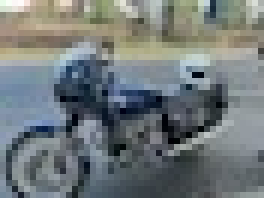
#> input picture conv_matrix/moto_comp.jpeg, 44 x 33 px, found by its file name (shown 6 times larger)
$ python SVD.py
#> lines starting #> are read from the running program, lines starting #| are printed output that depends on the picture
### conv_matrix/ImageProcessorPeriod.py
import numpy as np
import matplotlib.pyplot as plt
import cv2
import scipy.sparse

class ImageProcessorPeriod:
    def __init__(self,P):
        """Input a probe which is square"""
        self.P = P
        if self.P.shape[0] != self.P.shape[1]:
            raise ValueError("Probe must be square")
        self.M = self.P.shape[0]

    def input_image(self,image_path):
        """Let the user input an image path"""

        self.image_path = image_path
        self.X = plt.imread(image_path)
#> self.X is the input picture: shape (33, 44, 3); mean R, G, B 113.7, 120.9, 121.9
        self.Xg = cv2.cvtColor(self.X, cv2.COLOR_BGR2GRAY)
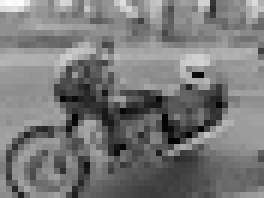
#> self.Xg: shape (33, 44) (shown 6 times larger); min 1, max 252, mean 120.4
        self.image = self.make_square(self.Xg)

        self.N = self.image.shape[0]

    def input_matrix(self,X):
        self.image = self.make_square(X)
        self.N = self.image.shape[0]

    def make_square(self, image):
        """
        Generate a square image from the original image
        """
        if len(np.shape(image)) !=2:
            raise ValueError ("Image must be two dimensiona")
        smallest_dim = [np.argmin(image.shape), np.min(image.shape)]
#> smallest_dim = [0, 33]
        dim = smallest_dim[0]
#> dim = 0
        if dim == 0:
            image_new = image[:, :smallest_dim[1]]
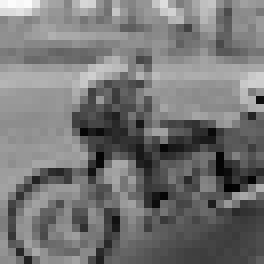
#> image_new: shape (33, 33) (shown 8 times larger); min 1, max 252, mean 117.1
        else:
            image_new = image[:smallest_dim[1], :]
        return image_new

    def display_image(self, image):
        plt.imshow(image, cmap='gray')
        plt.show()


    def create_convolution_2(self):
        """
        This is the main loop. THis will output the Topelitz. This depends on the image size and the probe size

        OUTPUT: Filled in Toeplitz matrix A
        """
        p_flat = self.P.flatten()
        p_row_len = self.P.shape[0]  # Assuming p is a 3x3 matrix
        self.aa = np.zeros(self.M**2 * self.N ** 2, dtype=float)
#> self.aa = 9801 values from 0 to 0
        self.ii = np.zeros(self.N ** 2, dtype=int)
#> self.ii = 1089 values from 0 to 0
        self.jj = np.zeros(self.M**2 * self.N ** 2, dtype=int)
#> self.jj = 9801 values from 0 to 0

        ind = 0
        shift = 0

        for row in range(self.N ** 2):
            self.ii[row] = ind

            # #if (row + 1 ) % self.N == 0 and row != 0: THIS WAS BUG ALSO
            # if (row ) % self.N == 0 and row != 0:
            #     shift += self.N


            for i, element in enumerate(p_flat):
                #self.ii[row] = ind THIS WAS THE BUG
                diag_col = row + shift
                self.aa[ind] = element
                self.jj[ind] = diag_col + i%p_row_len
                ind += 1
#> after the loop, ind = 9801; self.ii = 1089 values from 0 to 9792

        self.jj = np.minimum(self.jj, self.N ** 2 - 1)
        self.ii = np.append(self.ii, len(self.aa))


    # [9 lines left out: function plot_sparse, not called in this run]


    def create_blur(self):

        """Create convolution matrix and multiply with flattened image
         OUTPUT: blur
           """
        self.create_convolution_2()
        X_flattened = self.image.flatten('F')
#> X_flattened = 1089 values, max 252 at index 33, min 1 at index 947, mean 117.1
        b = np.zeros(self.N ** 2, dtype=float)

        for i in range(self.N ** 2):
            start = self.ii[i]
            end = self.ii[i + 1] if i < self.N ** 2 - 1 else len(self.aa)
            indices = self.jj[start:end]
            valid_indices = indices[indices < len(X_flattened)]
            b[i] = np.sum(self.aa[start:start + len(valid_indices)] * X_flattened[valid_indices])
#> this loop made 1089 passes
#> valid_indices on passes 1 to 3: [0, 1, 2, 0, 1, 2, 0, 1, 2], [1, 2, 3, 1, 2, 3, 1, 2, 3], [2, 3, 4, 2, 3, 4, 2, 3, 4]
#> after the loop, b = 1089 values, max 1829.3 at index 66, min 41.3 at index 910, mean 1034.9

        blur = np.reshape(b, (self.N, self.N), 'F')
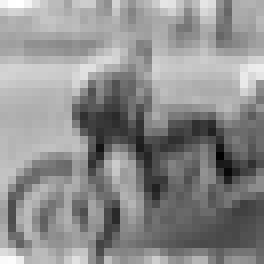
#> blur: shape (33, 33) float64 (shown 8 times larger); min 41.3, max 1829.3, mean 1034.9; drawn with min black and max white
        return blur

### conv_matrix/SVD.py
import numpy as np
import matplotlib.pyplot as plt
import scipy


from ImageProcessorPeriod import ImageProcessorPeriod
image_path = '/Users/charliecameron/CodingHub/Ptychography_project/Software_pty/conv_matrix/moto.png'
image_path_2 = '/Users/charliecameron/CodingHub/Ptychography_project/Software_pty/conv_matrix/moto_comp.JPEG'


def gaussian(width, sigma=1):
    """
    Generate an adjustable Gaussian probe
    """
    x = np.linspace(-width//2, width//2, width)
    y = np.linspace(-width//2, width//2, width)
    X, Y = np.meshgrid(x, y)
    Z =  np.exp(-0.5*((X**2 + Y**2) / sigma**2))
    return Z
Z = gaussian(3,sigma=10)

matrix = np.ones((3,3))
Model = ImageProcessorPeriod(Z)

Model.input_image(image_path=image_path_2)
#Model.input_matrix(matrix)
orig_image = Model.image
blur_image = Model.create_blur()
#Model.plot_sparse()

Model.display_image(blur_image)
#np.linalg.svd
aa = Model.aa
ii = Model.ii
jj = Model.jj


print(len(aa))
#| 9801
print(len(ii))
#| 1090
print(len(jj))
#| 9801


A = scipy.sparse.csr_matrix((aa, jj, ii), shape=(Model.N**2, Model.N**2))

# Perform sparse SVD
U, s, V = scipy.sparse.linalg.svds(A, k=min(A.shape)-1)

# Reconstruct the dense matrices
S = np.diag(s)
#get inverse of S
S_inv = np.linalg.inv(S)
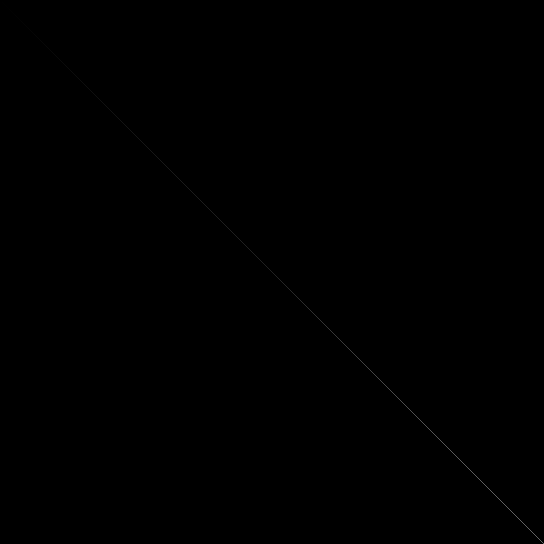
#> S: shape (1088, 1088) float64 (shown at 1/2 size); min 0, max 11.43, mean 0.00389; drawn with min black and max white

intermediate = np.dot(np.dot(U, S_inv), V)
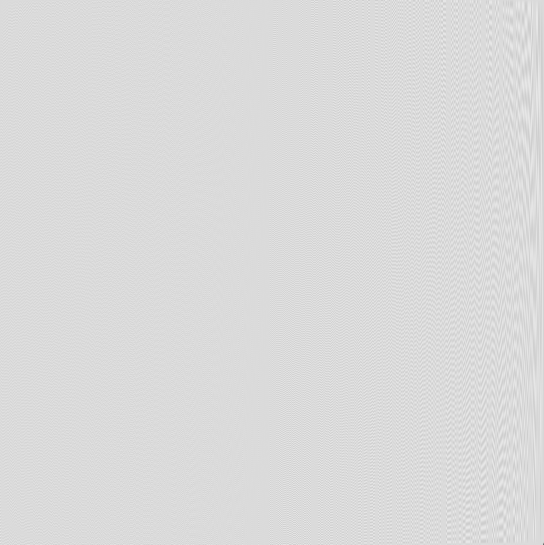
#> U: shape (1089, 1088) float64 (shown at 1/2 size); min -0.738, max 0.122, mean -4.31e-05; drawn with min black and max white

print(np.shape(intermediate))
#| (1089, 1089)
print(np.shape(blur_image.flatten('F')))
#| (1089,)


output = np.dot(intermediate, blur_image.flatten('F'))
#> output = 1089 values, max 646853.8 at index 1086, min -477356.7 at index 1085, mean 117
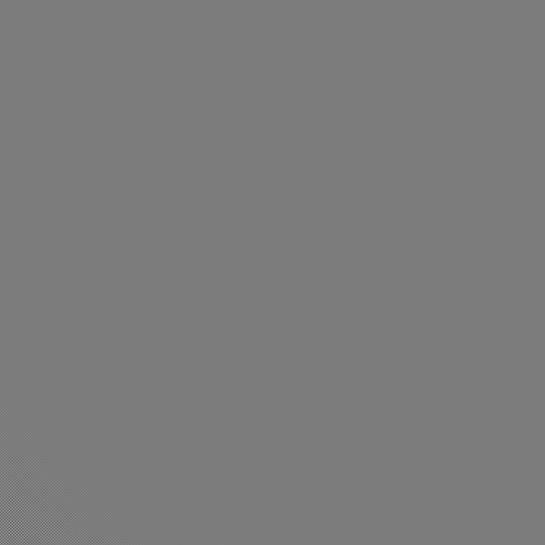
#> intermediate: shape (1089, 1089) float64 (shown at 1/2 size); min -1103.9, max 1161.2, mean 0; drawn with min black and max white
output = output.reshape((Model.N,Model.N))
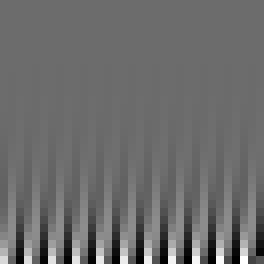
#> output: shape (33, 33) float64 (shown 8 times larger); min -477356.7, max 646853.8, mean 117; drawn with min black and max white

Model.display_image(output)
